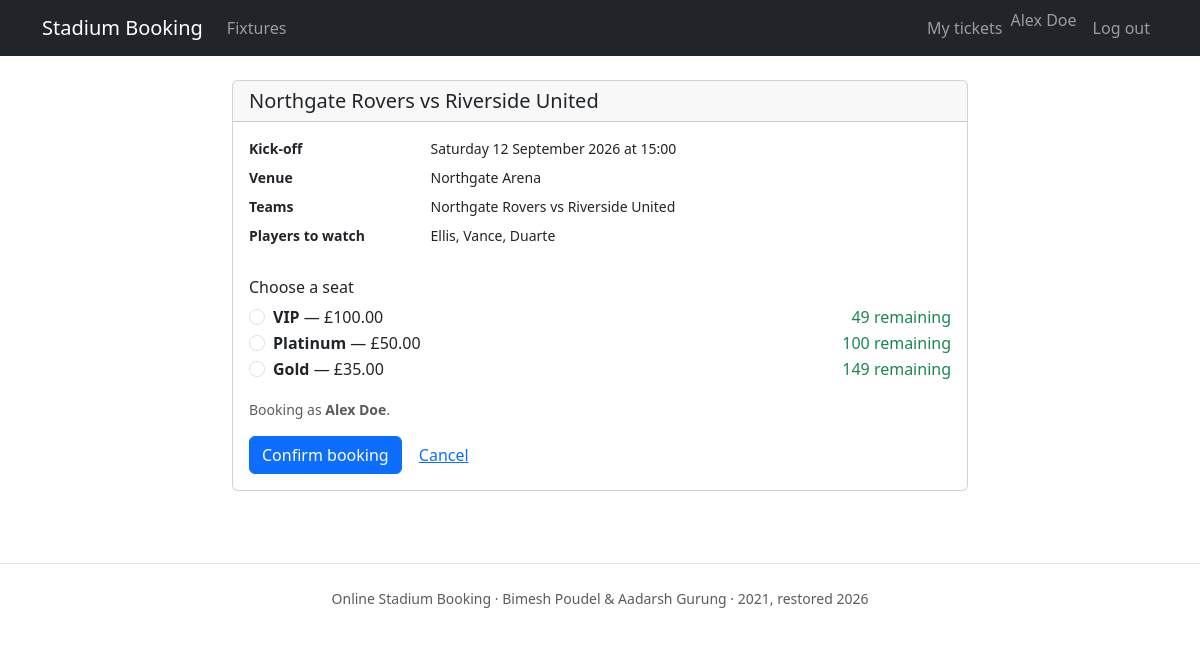
Page /src/public/booking.php?match=1 (signed in) on the committed database.
### tables this page shows
CREATE TABLE users (
    uid        INT UNSIGNED NOT NULL AUTO_INCREMENT,
    name       VARCHAR(120)  NULL,
    email      VARCHAR(190) NOT NULL,
    password   VARCHAR(255) NOT NULL,
    phone      VARCHAR(32)   NULL,
    country    VARCHAR(80)   NULL,
    rid        INT UNSIGNED NOT NULL DEFAULT 2,
    created_at TIMESTAMP    NOT NULL DEFAULT CURRENT_TIMESTAMP,    
    PRIMARY KEY (uid),
    UNIQUE KEY uq_users_email (email),                             
    KEY idx_users_rid (rid),
    CONSTRAINT fk_users_role                                       
        FOREIGN KEY (rid) REFERENCES roles (rid)
        ON UPDATE CASCADE ON DELETE RESTRICT
);

CREATE TABLE matches (
    mid             INT UNSIGNED   NOT NULL AUTO_INCREMENT,
    title           VARCHAR(200)   NOT NULL,
    description     TEXT           NULL,
    venue           INT UNSIGNED   NOT NULL,         
    match_date      DATE           NOT NULL,         
    kickoff_time    TIME           NOT NULL,         
    ptw             VARCHAR(255)   NULL,             
    price_vip       DECIMAL(10,2)  NOT NULL DEFAULT 0.00,   
    price_platinum  DECIMAL(10,2)  NOT NULL DEFAULT 0.00,   
    price_gold      DECIMAL(10,2)  NOT NULL DEFAULT 0.00,   
    hometeam        INT UNSIGNED   NOT NULL,
    awayteam        INT UNSIGNED   NOT NULL,
    PRIMARY KEY (mid),
    KEY idx_matches_venue (venue),
    KEY idx_matches_date (match_date),                             
    KEY idx_matches_hometeam (hometeam),
    KEY idx_matches_awayteam (awayteam),
    CONSTRAINT fk_matches_venue                                    
        FOREIGN KEY (venue) REFERENCES stadium (sid)
        ON UPDATE CASCADE ON DELETE RESTRICT,
     
     
     
     
     
    CONSTRAINT fk_matches_hometeam                                 
        FOREIGN KEY (hometeam) REFERENCES teams (tid)
        ON UPDATE RESTRICT ON DELETE RESTRICT,
    CONSTRAINT fk_matches_awayteam                                 
        FOREIGN KEY (awayteam) REFERENCES teams (tid)
        ON UPDATE RESTRICT ON DELETE RESTRICT,
    CONSTRAINT chk_matches_distinct_teams                          
        CHECK (hometeam <> awayteam),
    CONSTRAINT chk_matches_prices_non_negative                     
        CHECK (price_vip >= 0 AND price_platinum >= 0 AND price_gold >= 0)
);

CREATE TABLE stadium (
    sid               INT UNSIGNED NOT NULL AUTO_INCREMENT,
    name              VARCHAR(150) NOT NULL,           
    capacity_vip      INT UNSIGNED NOT NULL DEFAULT 0, 
    capacity_platinum INT UNSIGNED NOT NULL DEFAULT 0, 
    capacity_gold     INT UNSIGNED NOT NULL DEFAULT 0, 
    photo             VARCHAR(255) NULL,
    description       TEXT         NULL,
    PRIMARY KEY (sid),
    UNIQUE KEY uq_stadium_name (name)                  
);

CREATE TABLE teams (
    tid     INT UNSIGNED NOT NULL AUTO_INCREMENT,
    name    VARCHAR(150) NOT NULL,           
    manager VARCHAR(150) NULL,
    sid     INT UNSIGNED NULL,               
    details TEXT         NULL,
    photo   VARCHAR(255) NULL,               
    PRIMARY KEY (tid),
    KEY idx_teams_sid (sid),
    CONSTRAINT fk_teams_stadium                                    
        FOREIGN KEY (sid) REFERENCES stadium (sid)
        ON UPDATE CASCADE ON DELETE SET NULL
);

### src/config/helpers.php (called while the page is built, shortened)
<?php
function e(?string $value): string
{
    return htmlspecialchars($value ?? '', ENT_QUOTES | ENT_SUBSTITUTE, 'UTF-8');
}
function url(string $path = ''): string
{
    $base = rtrim(getenv('APP_BASE_URL') ?: '', '/');
    if ($base === '') {
        $scheme = (!empty($_SERVER['HTTPS']) && $_SERVER['HTTPS'] !== 'off') ? 'https' : 'http';
        $host   = $_SERVER['HTTP_HOST'] ?? 'localhost';
        $base   = $scheme . '://' . $host;
    }
    return $base . '/' . ltrim($path, '/');
}
function tier_label(string $tier): string
{
    return $tier === 'vip' ? 'VIP' : ucfirst($tier);
}
function is_valid_tier(string $tier): bool
{
    return in_array($tier, SEAT_TIERS, true);
}
function tier_capacity_column(string $tier): string
{
    return 'capacity_' . $tier;
}
function money(float|string|null $amount): string
{
    return number_format((float) $amount, 2);
}

### src/config/db.php (called while the page is built, shortened)
<?php
function db(): PDO
{
    static $pdo = null;
    if ($pdo instanceof PDO) {
        return $pdo;
    }
    $host = getenv('DB_HOST') ?: '127.0.0.1';
    $name = getenv('DB_NAME') ?: 'booking';
    $user = getenv('DB_USER') ?: 'booking';
    $pass = getenv('DB_PASSWORD') ?: '';
    $dsn = sprintf('mysql:host=%s;dbname=%s;charset=utf8mb4', $host, $name);
    $pdo = new PDO($dsn, $user, $pass, [
        PDO::ATTR_ERRMODE            => PDO::ERRMODE_EXCEPTION,
        PDO::ATTR_DEFAULT_FETCH_MODE => PDO::FETCH_ASSOC,
        PDO::ATTR_EMULATE_PREPARES   => false,
    ]);
    $pdo->exec("SET SESSION sql_mode = 'STRICT_ALL_TABLES,NO_ENGINE_SUBSTITUTION'");
    return $pdo;
}

### src/config/auth.php (called while the page is built, shortened)
<?php
require_once __DIR__ . '/db.php';
require_once __DIR__ . '/helpers.php';
function current_user(): ?array
{
    static $user = null;
    if ($user === null) {
        $stmt = db()->prepare(
            'SELECT uid, name, email, rid FROM users WHERE uid = ?'
        );
        $stmt->execute([$_SESSION['uid']]);
        $user = $stmt->fetch() ?: null;
    }
    return $user;
}
function is_logged_in(): bool
{
    return current_user() !== null;
}
function require_login(): void
{
    if (!is_logged_in()) {
        redirect('login.php');
    }
}

### src/config/booking.php (called while the page is built, shortened)
<?php
require_once __DIR__ . '/db.php';
require_once __DIR__ . '/helpers.php';
function seats_remaining(PDO $pdo, int $matchId, string $tier): int
{
    $capacityColumn = tier_capacity_column($tier);
    $stmt = $pdo->prepare(
        "SELECT s.{$capacityColumn} - (
                    SELECT COUNT(*) FROM bookings b
                    WHERE b.mid = m.mid AND b.seat_tier = :tier
                ) AS remaining
           FROM matches m
           JOIN stadium s ON s.sid = m.venue
          WHERE m.mid = :mid"
    );
    $stmt->execute(['mid' => $matchId, 'tier' => $tier]);
    $row = $stmt->fetch();
    return $row === false ? 0 : max(0, (int) $row['remaining']);
}
function seats_remaining_all(PDO $pdo, int $matchId): array
{
    $out = [];
    foreach (SEAT_TIERS as $tier) {
        $out[$tier] = seats_remaining($pdo, $matchId, $tier);
    }
    return $out;
}

### src/public/booking.php (the view, shortened to what this page needs)
<?php
require_once __DIR__ . '/../config/auth.php';
require_once __DIR__ . '/../config/csrf.php';
require_once __DIR__ . '/../config/booking.php';
require_login();
$pdo     = db();
$matchId = (int) ($_GET['match'] ?? $_POST['mid'] ?? 0);
$stmt = $pdo->prepare(
    'SELECT m.*, s.name AS venue_name,
            home.name AS home_team, away.name AS away_team
       FROM matches m
       JOIN stadium s   ON s.sid = m.venue
       JOIN teams  home ON home.tid = m.hometeam
       JOIN teams  away ON away.tid = m.awayteam
      WHERE m.mid = ?'
);
$stmt->execute([$matchId]);
$match = $stmt->fetch();
$remaining = seats_remaining_all($pdo, $matchId);
require __DIR__ . '/../views/header.php';
?>
<div class="row justify-content-center">
    <div class="col-lg-8">
        <div class="card">
            <div class="card-header">
                <h1 class="h5 mb-0"><?= e($match['title']) ?></h1>
            </div>
            <div class="card-body">
                <dl class="row small mb-4">
                    <dt class="col-sm-3">Kick-off</dt>
                    <dd class="col-sm-9">
                        <?= e(date('l j F Y', strtotime($match['match_date']))) ?>
                        at <?= e(date('H:i', strtotime($match['kickoff_time']))) ?>
                    </dd>
                    <dt class="col-sm-3">Venue</dt>
                    <dd class="col-sm-9"><?= e($match['venue_name']) ?></dd>
                    <dt class="col-sm-3">Teams</dt>
                    <dd class="col-sm-9"><?= e($match['home_team']) ?> vs <?= e($match['away_team']) ?></dd>
                    <?php if ($match['ptw']): ?>
                        <dt class="col-sm-3">Players to watch</dt>
                        <dd class="col-sm-9"><?= e($match['ptw']) ?></dd>
                    <?php endif; ?>
                </dl>
                <form method="post" action="<?= url('booking.php') ?>">
                    <fieldset class="mb-3">
                        <legend class="h6">Choose a seat</legend>
                        <?php foreach (SEAT_TIERS as $tier):
                            $left    = $remaining[$tier];
                            $soldOut = $left === 0;
                        ?>
                            <div class="form-check tier-option <?= $soldOut ? 'text-muted' : '' ?>">
                                <input class="form-check-input" type="radio" name="seat_tier"
                                       id="tier-<?= e($tier) ?>" value="<?= e($tier) ?>"
                                       <?= $soldOut ? 'disabled' : '' ?>
                                       <?= (($_POST['seat_tier'] ?? '') === $tier) ? 'checked' : '' ?> required>
                                <label class="form-check-label d-flex justify-content-between"
                                       for="tier-<?= e($tier) ?>">
                                    <span>
                                        <strong><?= e(tier_label($tier)) ?></strong>
                                        — &pound;<?= e(money($match['price_' . $tier])) ?>
                                    </span>
                                    <span class="<?= $soldOut ? 'text-danger' : 'text-success' ?>">
                                        <?= $soldOut ? 'Sold out' : e((string) $left) . ' remaining' ?>
                                    </span>
                                </label>
                            </div>
                        <?php endforeach; ?>
                    </fieldset>
                    <p class="small text-muted">
                        Booking as <strong><?= e($viewer['name'] ?: $viewer['email']) ?></strong>.
                    </p>
                    <button class="btn btn-primary" type="submit"
                            <?= array_sum($remaining) === 0 ? 'disabled' : '' ?>>
                        Confirm booking
                    </button>
                    <a class="btn btn-link" href="<?= url('index.php') ?>">Cancel</a>
                </form>
            </div>
        </div>
    </div>
</div>
<?php require __DIR__ . '/../views/footer.php'; ?>

### src/views/header.php (shortened to what this page needs)
<?php
require_once __DIR__ . '/../config/auth.php';
$viewer = current_user();
?>
<!DOCTYPE html>
<html lang="en">
<head>
    <link rel="stylesheet" href="<?= url('assets/css/bootstrap.min.css') ?>">
    <link rel="stylesheet" href="<?= url('assets/css/style.css') ?>">
</head>
<body>
<header>
    <nav class="navbar navbar-expand-lg navbar-dark bg-dark">
        <div class="container">
            <a class="navbar-brand" href="<?= url('index.php') ?>">Stadium Booking</a>
            <div class="collapse navbar-collapse" id="nav">
                <ul class="navbar-nav me-auto">
                    <li class="nav-item">
                        <a class="nav-link" href="<?= url('index.php') ?>">Fixtures</a>
                    </li>
                </ul>
                <ul class="navbar-nav">
                    <?php if ($viewer): ?>
                        <li class="nav-item">
                            <a class="nav-link" href="<?= url('myticket.php') ?>">My tickets</a>
                        </li>
                        <li class="nav-item">
                            <span class="navbar-text me-2"><?= e($viewer['name'] ?: $viewer['email']) ?></span>
                        </li>
                        <li class="nav-item">
                            <form method="post" action="<?= url('logout.php') ?>" class="d-inline">
                                <button type="submit" class="btn btn-link nav-link">Log out</button>
                            </form>
                        </li>
                    <?php else: ?>
                        <li class="nav-item"><a class="nav-link" href="<?= url('login.php') ?>">Log in</a></li>
                        <li class="nav-item"><a class="nav-link" href="<?= url('signup.php') ?>">Sign up</a></li>
                    <?php endif; ?>
                </ul>
            </div>
        </div>
    </nav>
</header>
<main class="container py-4">

### rows in the picture
users: name "Alex Doe"
matches: title "Northgate Rovers vs Riverside United", match_date "Saturday 12 September 2026", kickoff_time "15:00", venue.name "Northgate Arena", hometeam.name "Northgate Rovers", awayteam.name "Riverside United", ptw "Ellis, Vance, Duarte", price_vip "100.00", price_platinum "50.00", price_gold "35.00"

### other values in the picture
tier_label($tier) "VIP"
$left "49"
tier_label($tier) "Platinum"
$left "100"
tier_label($tier) "Gold"
$left "149"
